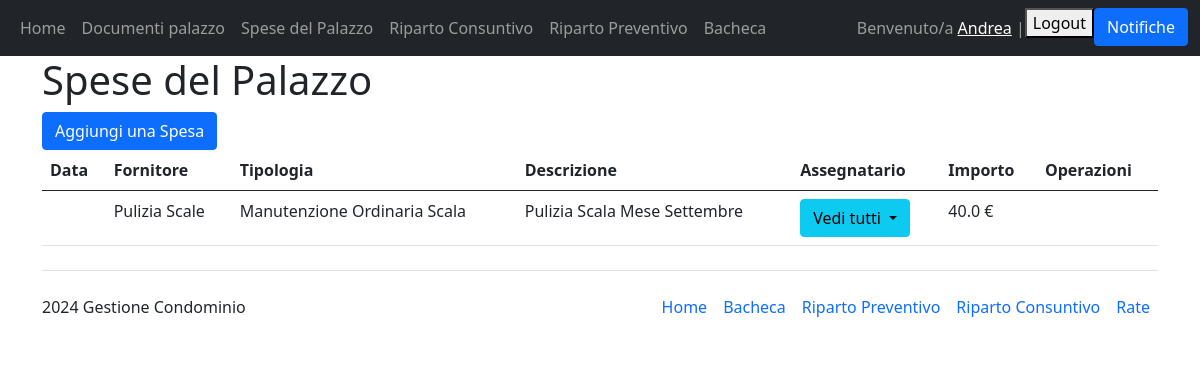
The page /spesa/ (signed in) on the database as committed earlier.
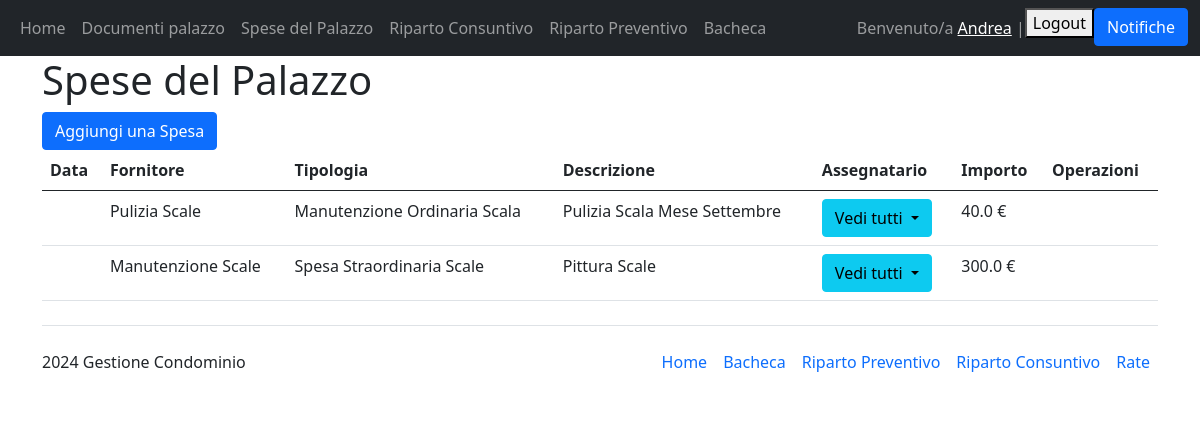
The same page on the database as committed later.
### Condominio/models.py (models this page shows)
class Spesa(models.Model):
    class Tipologie(models.TextChoices):
        LUCE_PALAZZINA="Luce Palazzina"
        SCALE_PALAZZINA="Scale Palazzina"
        MANUTENZIONE_ORDINARIA="Manutenzione Ordinaria"
        MANUTENZIONE_ORDINARIA_COMUNE="Manutenzione Ordinaria Comune"
        MANUTENZIONE_ORDINARIA_SCALA="Manutenzione Ordinaria Scala"
        SPESA_GENERALE="Spese Generali"
        SPESA_STRAORDINARIA="Spese Straordinarie"
        SPESA_STRAORDINARIA_EDIFICIO="Spesa Straordinaria Edificio"
        SPESA_STRAORDINARIA_SCALE="Spesa Straordinaria Scale"
        SPESA_STRAORDINARIA_ANTENNE="Spesa Straordinaria Antenne"
        SPESE_DIVERSE="Spese Diverse"
    fornitore=models.ForeignKey(Fornitore, on_delete=models.PROTECT, default=None)
    data=models.DateField("Data")
    tipologia=models.TextField("Tipologia", choices=Tipologie.choices, default=Tipologie.SPESE_DIVERSE, max_length=200)
    descrizione=models.CharField(default=None, max_length=200)
    assegnatario=models.ManyToManyField(Interno)
    importo=models.FloatField("Totale", default=0)
    class Meta:
        verbose_name_plural="Spese"

class Fornitore(models.Model):
    nome = models.CharField(max_length=100, primary_key=True)
    contratto = models.FileField("Contratto", upload_to="static/files", blank=True, default=None)
    indirizzo = models.CharField(max_length=200, blank=True)
    ragione_sociale = models.CharField(max_length=100, blank=True)
    partita_iva = models.CharField(max_length=100, blank=True)
    cf = models.CharField(max_length=100, blank=True)
    iban = models.CharField(max_length=200, blank=True)
    def __str__(self):
        return self.nome
    class Meta:
        verbose_name_plural = "Fornitori"

### Condominio/views.py (the view)
# urls.py: path('spesa/', views.spesa, name="spesa"),
@login_required(login_url="/login")
def spesa(request):
    spese=Spesa.objects.all()
    """ if request.method == "POST":
        spesa_id = request.POST.get("spesa-id")
        print(spesa_id)
        spesa=Spesa.objects.filter(id=spesa_id).first()
        if spesa and (request.user.has_perm("main.delete_spesa")):
            spesa.delete() """
    return render(request, 'Condominio_main/spese.html', {"spese":spese})

### Condominio/models.py (called while the page is built)
    def __str__(self):
        out=self.numero_interno + " - " + str(self.condomino.last_name)
        return out

### Condominio/templates/Condominio_main/spese.html (shortened to what this page needs)
{% extends 'Condominio_main/base.html' %}
{% block content %}
<h1>Spese del Palazzo</h1>
<a class="btn btn-primary" href="/create_spesa" role="button">Aggiungi una Spesa</a>
<table class="table">
    <thead>
      <tr>
        <th scope="col">Data</th>
        <th scope="col">Fornitore</th>
        <th scope="col">Tipologia</th>
        <th scope="col">Descrizione</th>
        <th scope="col">Assegnatario</th> {% comment %} Deve poter essere un utente user di tipo non staff {% endcomment %}
        <th scope="col">Importo</th>
        <th scope="col">Operazioni</th>
      </tr>
    </thead>
    <tbody>
        {% for spesa in spese %}
        <tr>
            <th scope="row">{{spesa.data|date:"d-m-Y"}}</th>
            <td>{{spesa.fornitore}}</td>
            <td>{{spesa.tipologia}}</td>
            <td>{{spesa.descrizione}}</td>
            <td>
              <button class="btn btn-info dropdown-toggle" type="button" id="dropdownMenuButton1" data-bs-toggle="dropdown" aria-expanded="false">
                Vedi tutti
              </button>
            </td>
            <td>{{spesa.importo}} €</td>
            <td>
            </td>
        </tr>
        {% endfor %}
    </tbody>
</table>
{% endblock %}

### Condominio/templates/Condominio_main/base.html (shortened to what this page needs)
<!DOCTYPE html>
<html lang="en">
<head>
    <link href="https://cdn.jsdelivr.net/npm/bootstrap@5.0.2/dist/css/bootstrap.min.css" rel="stylesheet">
    <link rel="stylesheet" href="https://cdn.jsdelivr.net/npm/bootstrap-icons@1.11.3/font/bootstrap-icons.min.css">
</head>
<body>
    <nav class="navbar navbar-expand-lg navbar-dark bg-dark">
        <div class="container-fluid">
            <div>
                <ul class="navbar-nav">
                    <li class="nav-item">
                        <a class="nav-link" href="/home">Home</a>
                    </li>
                    <li class="nav-item">
                        <a class="nav-link" href="/documenti_palazzo">Documenti palazzo</a>
                    </li>
                    <li class="nav-item">
                        <a class="nav-link" href="/spesa">Spese del Palazzo</a>
                    </li>
                    <li class="nav-item">
                        <a class="nav-link" href="/riparto_consuntivo">Riparto Consuntivo</a>
                    </li>
                    <li class="nav-item">
                        <a class="nav-link" href="/riparto_preventivo">Riparto Preventivo</a>
                    </li>
                    <li class="nav-item">
                        <a class="nav-link" href="/bacheca">Bacheca</a>
                    </li>
                </ul>
            </div>
            <div>
                <ul class="navbar-nav">
                    {% if user.is_authenticated %}
                    {% if user.is_staff %}
                    <span class="navbar-text">Benvenuto/a {{user.first_name}} | </span>
                    {% else %}
                    <span class="navbar-text">Benvenuto/a <a href="{% url 'profilo' %}">{{user.first_name}}</a> | </span>
                    {% endif %}
                    <li class="nav-item">
                        <form action="{% url 'logout' %}" method="post">
                            <button type="submit">Logout</button>
                        </form>
                    </li>
                    <li class="nav-item">
                        <button class="btn btn-primary" type="button" data-bs-toggle="offcanvas" data-bs-target="#offcanvasRight" aria-controls="offcanvasRight">Notifiche</button>
                    </li>
                    {% else %}
                    <li class="nav-item">
                        <a class="nav-link" href="{% url 'login' %}">Login</a>
                    </li>
                    {% endif %}
                </ul>
            </div>
        </div>
    </nav>
    <div class="container">
        {% block content %}
        {% endblock  %}
    </div>
    {% if user.is_authenticated and not user.is_staff %}
    <div class="container">
        <footer class="d-flex flex-wrap justify-content-between align-items-center py-3 my-4 border-top">
          <p class="col-md-4 mb-0 text-body-secondary"> 2024 Gestione Condominio </p>
          <ul class="nav col-md-8 justify-content-end">
            <li class="nav-item"><a href="{% url 'home' %}" class="nav-link px-2 text-body-secondary">Home</a></li>
            <li class="nav-item"><a href="{% url 'bacheca' %}" class="nav-link px-2 text-body-secondary">Bacheca</a></li>
            <li class="nav-item"><a href="{% url 'riparto_preventivo' %}" class="nav-link px-2 text-body-secondary">Riparto Preventivo</a></li>
            <li class="nav-item"><a href="{% url 'riparto_consuntivo' %}" class="nav-link px-2 text-body-secondary">Riparto Consuntivo</a></li>
            <li class="nav-item"><a href="#" class="nav-link px-2 text-body-secondary">Rate</a></li>
          </ul>
        </footer>
    </div>
    {% endif %}
</body>
</html>

### Condominio/templates/Condominio_main/notifiche.html (shortened to what this page needs)
{% block content %}
    {% load notifications_tags %}
    {% notifications_unread as unread_count %}
{% endblock content %}

Rows that differ between the two databases and show on the page:
added Spesa: fornitore "Manutenzione Scale", tipologia "Spesa Straordinaria Scale", descrizione "Pittura Scale", importo "300.0"
